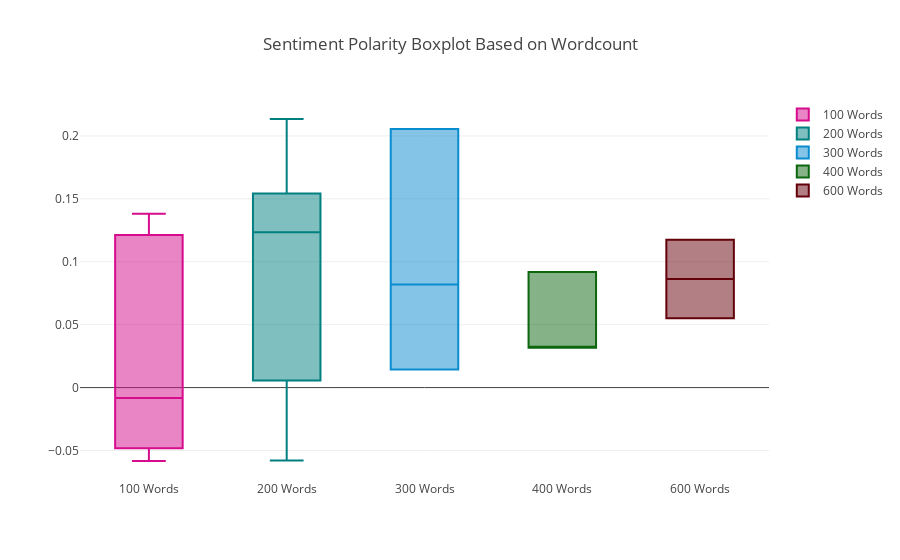

Source (notebook cell):
### Markdown cell above
#### Word Plots here are telling us a story
When we look at word count as well as length, we see a distribution skewed to the left. It seems most of these doctors are keeping things brief while there is a minority of doctors who really enjoy writing up quite a detailed report.

There are also 2 plots for most common unigram and bigrams. Most common unigrams make sense but dont offer too much insight, words like patient, right, left, are all very common but don't tell us a story. The bigrams however do. We see words like preopertaive diagnosis, postoperative diagnosis, operation room, blood loss, procedure performed, etc. Even without knowing anything about the data we could infer that these data are coming from pre and post operations / surgery. 

When it comes to modeling, we will check to see if unigrams or bigrams are more appropriate by testing both.

### Code cell
#I want to see association of word count vs polarity, is this showing us a pattern?

y0 = df.loc[df['word_count'] == 100]['polarity']
y1 = df.loc[df['word_count'] == 200]['polarity']
y2 = df.loc[df['word_count'] == 300]['polarity']
y3 = df.loc[df['word_count'] == 400]['polarity']
y4 = df.loc[df['word_count'] == 500]['polarity']
y5 = df.loc[df['word_count'] == 600]['polarity']

trace0 = go.Box(
    y=y0,
    name = '100 Words',
    marker = dict(
        color = 'rgb(214, 12, 140)',
    )
)
trace1 = go.Box(
    y=y1,
    name = '200 Words',
    marker = dict(
        color = 'rgb(0, 128, 128)',
    )
)
trace2 = go.Box(
    y=y2,
    name = '300 Words',
    marker = dict(
        color = 'rgb(10, 140, 208)',
    )
)
trace3 = go.Box(
    y=y3,
    name = '400 Words',
    marker = dict(
        color = 'rgb(12, 102, 14)',
    )
)
trace4 = go.Box(
    y=y4,
    name = '500 Words',
    marker = dict(
        color = 'rgb(10, 0, 100)',
    )
)
trace5 = go.Box(
    y=y5,
    name = '600 Words',
    marker = dict(
        color = 'rgb(100, 0, 10)',
    )
)
data = [trace0, trace1, trace2, trace3, trace4, trace5]
layout = go.Layout(
    title = "Sentiment Polarity Boxplot Based on Wordcount"
)

fig = go.Figure(data=data,layout=layout)
iplot(fig, filename = "Sentiment Polarity Boxplot Name")

### Figure 1 — Plotly figure (JSON) as saved in the notebook; plotly's stock layout.template omitted (floating-point values rounded to 4 significant figures)
{"data": [{"marker": {"color": "rgb(214, 12, 140)"}, "name": "100 Words", "type": "box", "uid": "84a7d1bd-3b07-4af3-b3d4-901b1304bc48", "y": [-0.008333, -0.008333, -0.0381, -0.05833, 0.1382, 0.08546, -0.05833, -0.0381, -0.05833, 0.1212, 0.1212, 0.1382]}, {"marker": {"color": "rgb(0, 128, 128)"}, "name": "200 Words", "type": "box", "uid": "8bca99a7-2d29-4305-acf1-af8bee42cf94", "y": [0.1344, -0.05794, 0.1235, 0.2134, 0.1344, 0.1235, 0.2134, -0.05794, 0.02686]}, {"marker": {"color": "rgb(10, 140, 208)"}, "name": "300 Words", "type": "box", "uid": "2ba5a949-cf2a-4319-8ac3-d8201850f56e", "y": [0.01442, 0.2056, 0.08195, 0.01442, 0.08195, 0.2056]}, {"marker": {"color": "rgb(12, 102, 14)"}, "name": "400 Words", "type": "box", "uid": "8ba3eb32-e6ae-4302-bc81-094e3c485515", "y": [0.03168, 0.09184, 0.03168, 0.09184, 0.03168]}, {"marker": {"color": "rgb(10, 0, 100)"}, "name": "500 Words", "type": "box", "uid": "00af1203-cc3e-472b-a41a-48f17a1047a1", "y": []}, {"marker": {"color": "rgb(100, 0, 10)"}, "name": "600 Words", "type": "box", "uid": "3152c3b9-1993-45bf-9341-5c1d0affc3f9", "y": [0.05514, 0.1175, 0.05514, 0.1175]}], "layout": {"title": {"text": "Sentiment Polarity Boxplot Based on Wordcount"}}}
